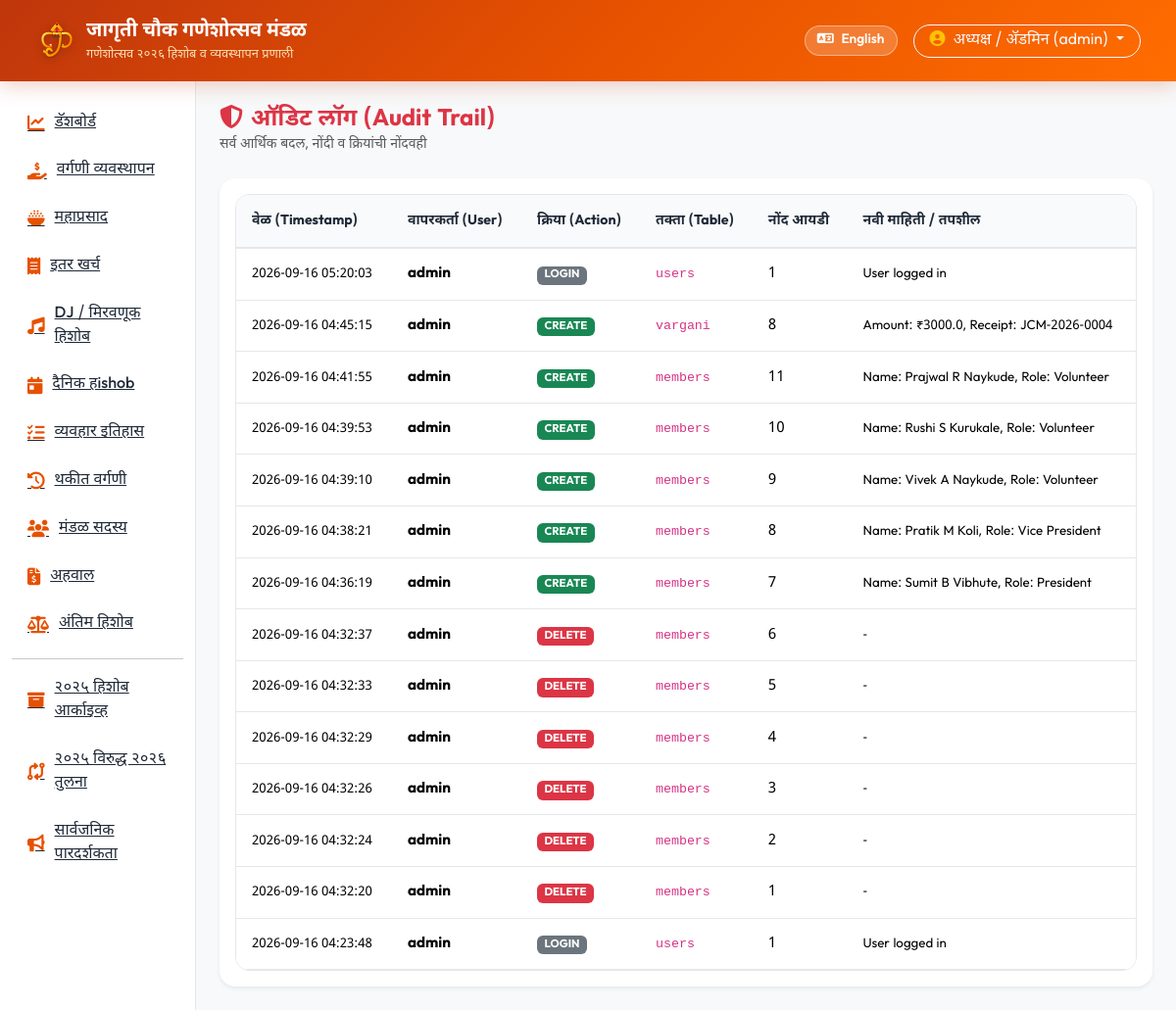
The app's page /audit-log (signed in), older data.
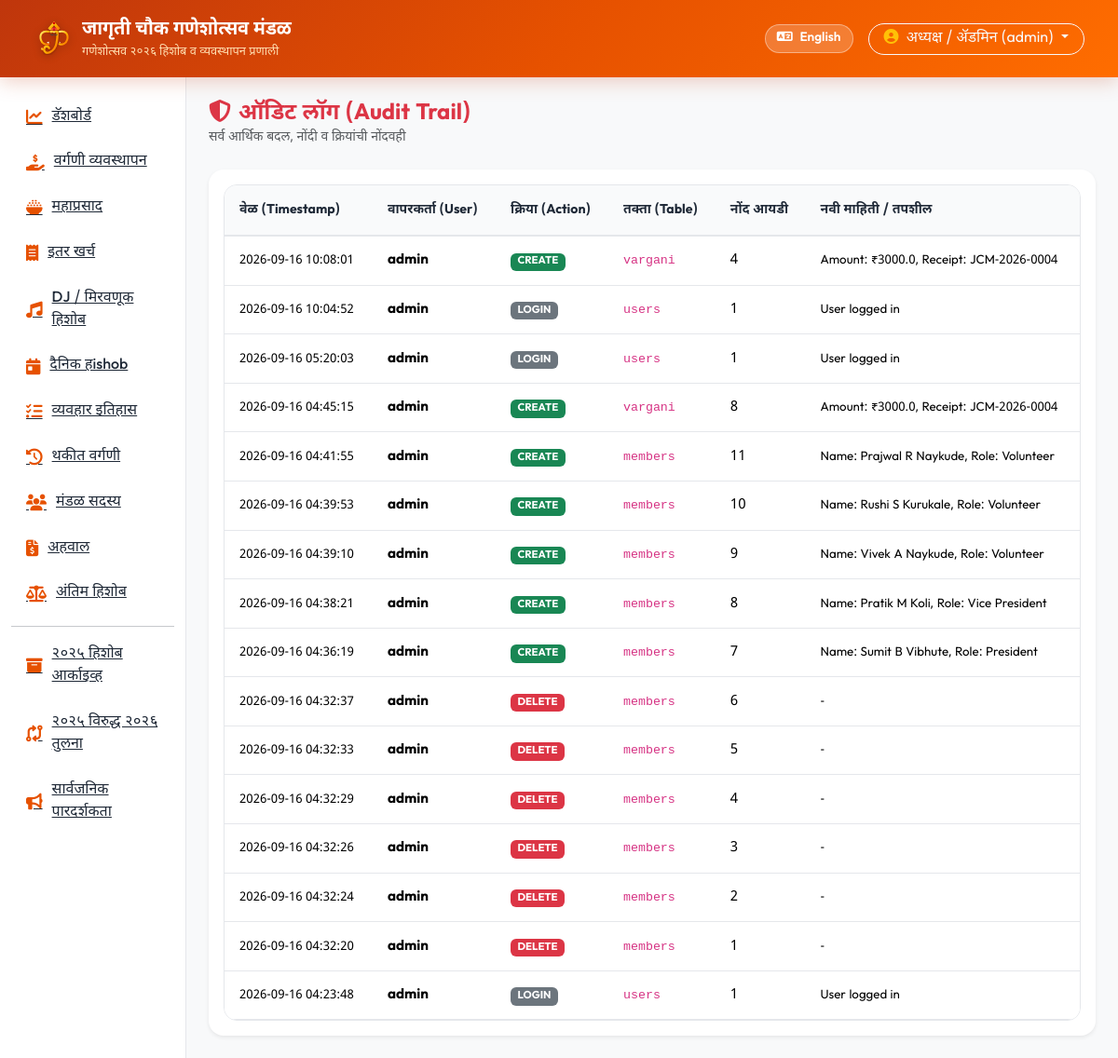
The same page, newer data.
### tables this page shows
CREATE TABLE audit_logs (
    id INTEGER PRIMARY KEY AUTOINCREMENT,
    user_id INTEGER,
    username TEXT NOT NULL,
    action TEXT NOT NULL, -- CREATE, UPDATE, DELETE, LOGIN
    record_type TEXT NOT NULL,
    record_id TEXT,
    old_value TEXT,
    new_value TEXT,
    timestamp TIMESTAMP DEFAULT CURRENT_TIMESTAMP
);

### routes/audit.py (the view)
@audit_bp.route('/audit-log')
@login_required
@role_required('admin')
def index():
    logs = query_db("SELECT * FROM audit_logs ORDER BY timestamp DESC LIMIT 200")
    return render_template('audit.html', logs=logs)

### database.py (called while the page is built)
def is_mysql_configured():
    if Config.DATABASE_URL:
        db_url = Config.DATABASE_URL.lower()
        if db_url.startswith('mysql') or 'mysql' in db_url:
            return True
    if Config.DB_HOST and Config.DB_NAME and Config.DB_USER:
        return True
    return False

def get_db_connection():
    if is_mysql_configured():
        if not HAS_PYMYSQL:
            raise ImportError("PyMySQL is not installed. Please add pymysql or cryptography to your requirements.")
        params = parse_mysql_params()
        conn = pymysql.connect(
            host=params['host'],
            port=params['port'],
            user=params['user'],
            password=params['password'],
            database=params['database'],
            charset=params['charset'],
            cursorclass=pymysql.cursors.DictCursor,
            autocommit=True
        )
        return conn
    else:
        conn = sqlite3.connect(Config.DATABASE_PATH)
        conn.row_factory = sqlite3.Row
        return conn

### utils/translations.py (called while the page is built)
def get_translation(key, lang='mr'):
    lang = lang if lang in TRANSLATIONS else 'mr'
    return TRANSLATIONS[lang].get(key, TRANSLATIONS['en'].get(key, key))

### templates/audit.html
{% extends 'base.html' %}
{% block content %}
<div class="mb-4">
    <h4 class="fw-bold m-0 text-danger"><i class="fa-solid fa-shield-halved me-2"></i>{{ t('audit_log') }} (Audit Trail)</h4>
    <div class="text-muted small">सर्व आर्थिक बदल, नोंदी व क्रियांची नोंदवही</div>
</div>
<div class="card border-0 shadow-sm rounded-4 p-3">
    <div class="table-responsive">
        <table class="table table-mandal mb-0">
            <thead>
                <tr>
                    <th>वेळ (Timestamp)</th>
                    <th>वापरकर्ता (User)</th>
                    <th>क्रिया (Action)</th>
                    <th>तक्ता (Table)</th>
                    <th>नोंद आयडी</th>
                    <th>नवी माहिती / तपशील</th>
                </tr>
            </thead>
            <tbody>
                {% for log in logs %}
                <tr>
                    <td><small>{{ log.timestamp }}</small></td>
                    <td class="fw-bold">{{ log.username }}</td>
                    <td>
                        {% if log.action == 'CREATE' %}
                        <span class="badge bg-success">CREATE</span>
                        {% elif log.action == 'UPDATE' %}
                        <span class="badge bg-warning text-dark">UPDATE</span>
                        {% elif log.action == 'DELETE' %}
                        <span class="badge bg-danger">DELETE</span>
                        {% else %}
                        <span class="badge bg-secondary">{{ log.action }}</span>
                        {% endif %}
                    </td>
                    <td><code>{{ log.record_type }}</code></td>
                    <td>{{ log.record_id or '-' }}</td>
                    <td><small>{{ log.new_value or '-' }}</small></td>
                </tr>
                {% else %}
                <tr><td colspan="6" class="text-center text-muted py-3">कोणतेही ऑडिट लॉग उपलब्ध नाहीत.</td></tr>
                {% endfor %}
            </tbody>
        </table>
    </div>
</div>
{% endblock %}

Row changes from the older to the newer data that the page shows:
added audit_logs: timestamp "2026-09-16 10:08:01", username "admin", action "CREATE", record_type "vargani", record "4", new_value "Amount: ₹3000.0, Receipt: JCM-2026-0004"
added audit_logs: timestamp "2026-09-16 10:04:52", username "admin", action "LOGIN", record_type "users", record "1", new_value "User logged in"
